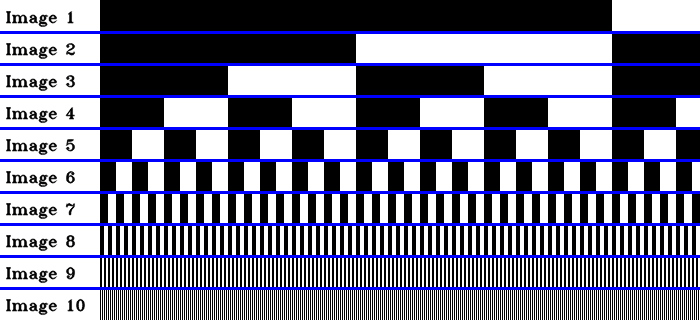
#> input picture CaptureImages/binaryPatturn.png, 700 x 320 px
$ python ShowHF.py
#> lines starting #> are read from the running program, lines starting #| are printed output that depends on the picture; after the words box and inside, x2 and y2 are one past the last pixel; in counts of white or black regions, pixels touching at a corner belong together
### CaptureImages/GrayImages.py
# code provides the classes to generate Gray code (or binary) pattern images
# GrayImage  : makes the Gray code bitplane images horizontally and vertically
# BinaryImage: similar, but generates images from regular binary (non-Gray) codes

import numpy as np
from math import ceil

# currently set to, width=1920, height=1080
class GrayImage:
    # [57 lines left out: functions __init__, getIterator, getImage, not called in this run]

# uses binary instead of Gray code, similar to GrayImage elsewise
class BinaryImage:
    def __init__(self, width=1024, height=768):
        self.width = width
        self.height = height
        max_dim = max(self.width, self.height)
        self.num_bits = int(ceil(np.log2(max_dim)))

        # binary codes, simply normal ints
        grayCodes = np.arange(max_dim, dtype=np.uint16)
        grayCodes.byteswap(inplace=True)
        self.grayCodes = np.unpackbits(grayCodes.view(dtype=np.uint8)).reshape((-1, 16))[:, 16-self.num_bits:]*255
        self.invGrayCodes = 255 - self.grayCodes

        self.imageOut = np.empty((height, width), dtype=np.uint8)

    #   uses binary bitplanes not Gray, else same as GrayImage again
    # [17 lines left out: function getIterator, not called in this run]

    def getImage(self, i, inv=False, isH=True):
        if i == -1:
            self.imageOut[:] = 255
            return self.imageOut
        if not inv:
            if isH:
                self.imageOut[:] = self.grayCodes[:, i]
            else:
                self.imageOut[:] = self.grayCodes[:self.height, i, None]
        else:
            if isH:
                self.imageOut[:] = self.invGrayCodes[:, i]
            else:
                self.imageOut[:] = self.invGrayCodes[:self.height, i, None]
        return self.imageOut

### CaptureImages/ShowHF.py
# ShowHF.py
# displays specific horizontal Gray code patterns using the BinaryImage class from GrayImages.py
# can be used to visually test pattern projection or camera capture alignment

import cv2
from GrayImages import BinaryImage


gImg = BinaryImage()
WINDOW_NAME = "GrayCodesWindow"

imgToDisplay = cv2.imread("binaryPatturn.png", cv2.IMREAD_GRAYSCALE)
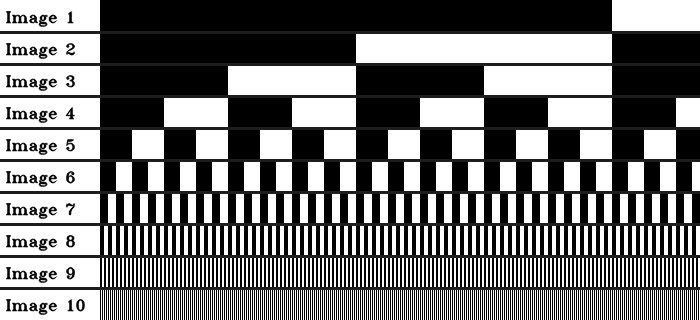
#> imgToDisplay: shape (320, 700); min 0, max 255, mean 120.6

cv2.namedWindow(WINDOW_NAME, cv2.WINDOW_NORMAL)
"""cv2.imshow(WINDOW_NAME, imgToDisplay)
cv2.resizeWindow(WINDOW_NAME, imgToDisplay.shape[1], imgToDisplay.shape[0])
k = cv2.waitKey(0)"""


#cv2.setWindowProperty(WINDOW_NAME, cv2.WND_PROP_FULLSCREEN, cv2.WINDOW_FULLSCREEN)
imgToDisplay = gImg.getImage(gImg.num_bits-1)
cv2.imshow(WINDOW_NAME, imgToDisplay)
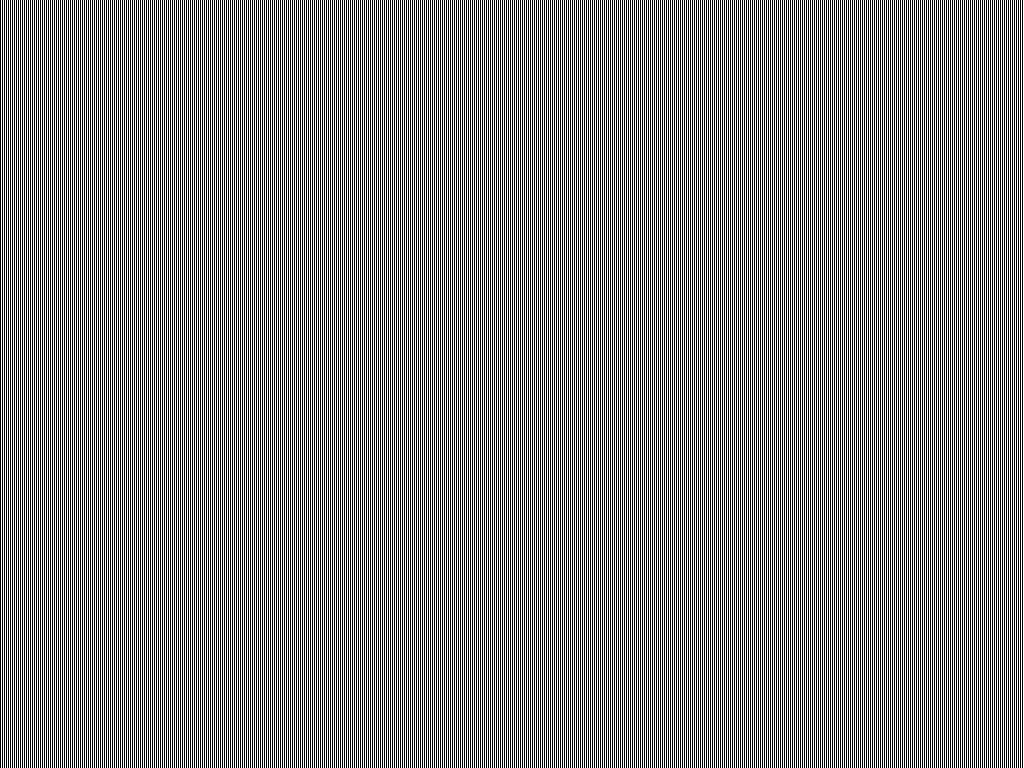
#> window 'GrayCodesWindow': shape (768, 1024); 50% white in thin lines or dots
cv2.waitKey(0)

cv2.setWindowProperty(WINDOW_NAME, cv2.WND_PROP_FULLSCREEN, cv2.WINDOW_FULLSCREEN)
imgToDisplay = gImg.getImage(gImg.num_bits-9)
cv2.imshow(WINDOW_NAME, imgToDisplay)
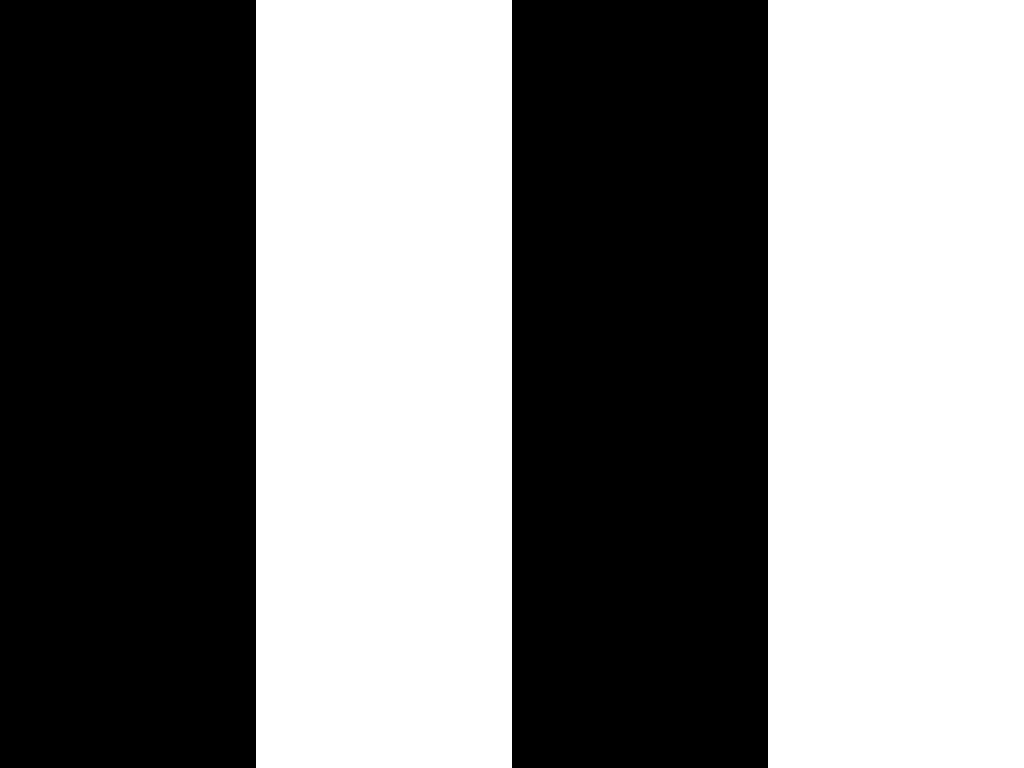
#> window 'GrayCodesWindow': shape (768, 1024); 50% white; 2 white regions, box (x1, y1, x2, y2) and area: (256, 0, 512, 768) 196608, (768, 0, 1024, 768) 196608
cv2.waitKey(0)

cv2.destroyWindow(WINDOW_NAME)
